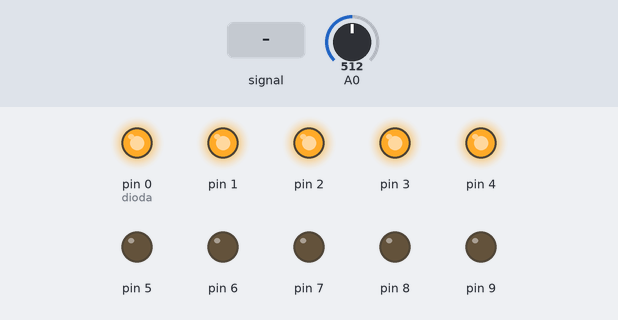
Recording of a sketch running on a simulated Arduino Uno, built with avr-gcc and run on an emulated ATmega328P. Shown: output pins drawn as LEDs (lit = HIGH). Dashed ring = blinking. Inputs (shaded band) come from the test bench; at power-on: A0 = 512.

Above: at 1.2 s.
1.3 s: A0 fed a 200 Hz sine of ±81 counts around its level
At 1.9 s:
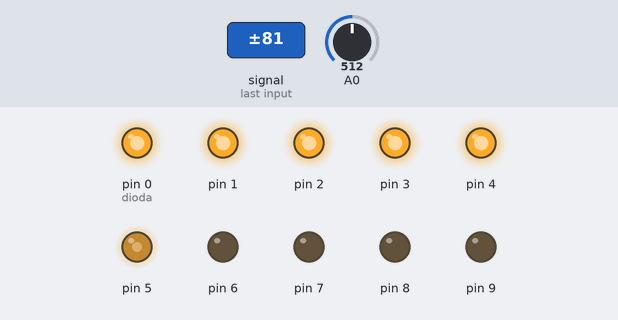
2.8 s: A0 set to 716
At 3.8 s:
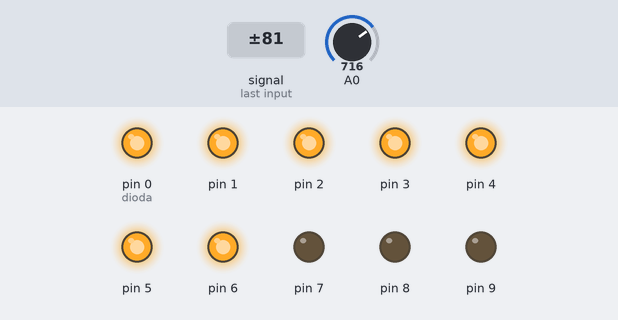
4.3 s: A0 fed a 1000 Hz sine of ±255 counts around its level
At 5.1 s:
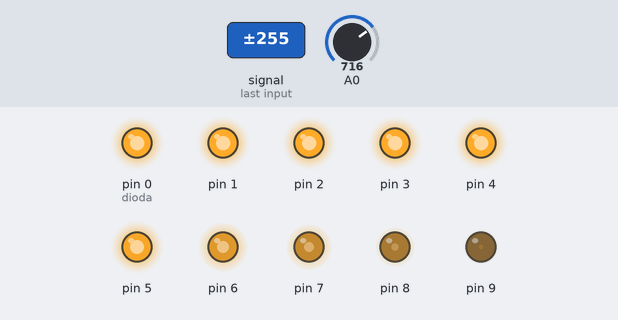
5.8 s: A0 fed a 2 Hz sine of ±306 counts around its level
At 6.18 s:
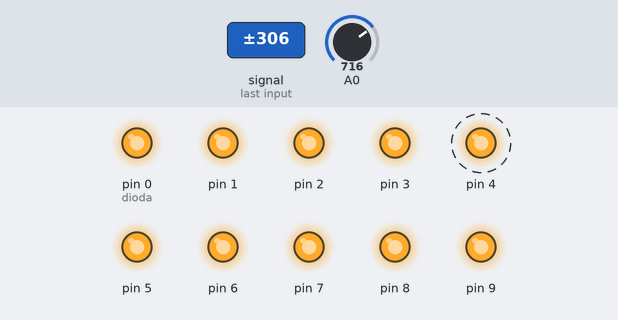
8.8 s: A0 set to 900
At 9.4 s:
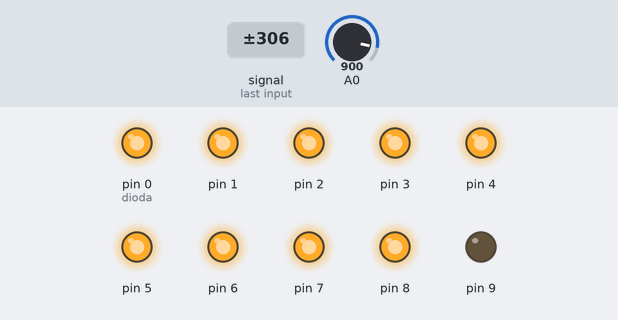
10.3 s: A0 set to 831
11.8 s: A0 set to 811
At 12.9 s:
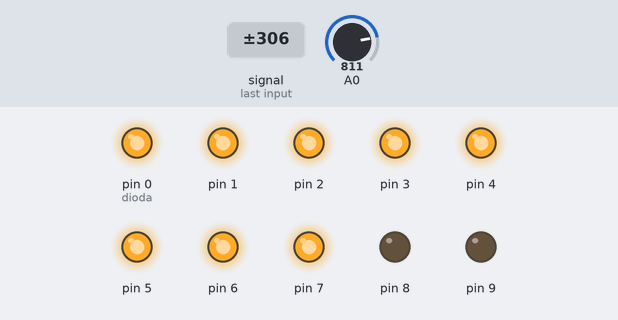
Timing chart, 0 to 14.3 s (numbered marks = the images above; inputs shaded):
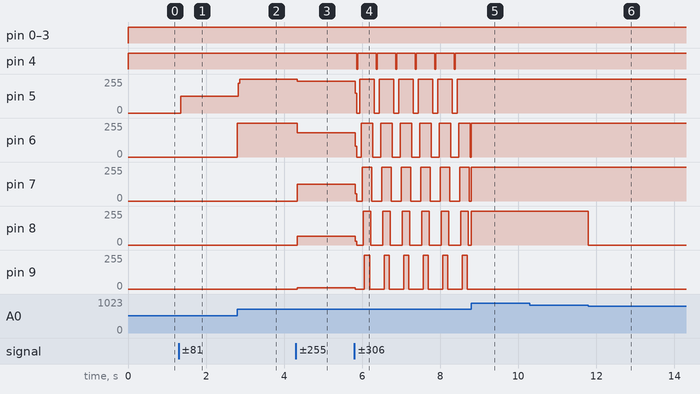

Measured:
- the behaviour switches between 825 and 824 on A0 (found by bisection; images 5 and 6)
- after the input at 1.3 s, pin 5: 0/255 → 124/255 after 0.05 s
- after the input at 2.8 s, pin 5: 124/255 → 255/255 at once; pin 6: 0/255 → 255/255 at once
- after the input at 4.3 s, pin 5: 255/255 → 240/255 at once; pin 6: 255/255 → 183/255 at once; pin 7: 0/255 → 125/255 at once; pin 8: 0/255 → 67/255 at once; pin 9: 0/255 → 9/255 at once
- after the input at 5.8 s, pin 4: alternates HIGH for 0.48 s and LOW for 0.02 s, starting after 0.06 s; pin 5: 240/255 → 149/255 at once, then moves between 0/255 and 255/255, repeating every 0.50 s
- after the input at 8.8 s, pin 4: stops changing and stays HIGH; pin 5: stops changing and stays 255/255; pin 9: stops changing and stays 0/255
- after the input at 10.3 s, every drawn part: stays the same
- after the input at 11.8 s, pin 8: 255/255 → 0/255 at once

The sketch:

fifth.ino
```cpp
int nap = 0;	//DEKLARACJA ZMIENNYCH
int dioda = 0;
void setup()	//DEKLARACJA PINOW
{
  pinMode(A0, INPUT);
  pinMode(0, OUTPUT);
  pinMode(1, OUTPUT);
  pinMode(2, OUTPUT);
  pinMode(3, OUTPUT);
  pinMode(4, OUTPUT);
  pinMode(5, OUTPUT);
  pinMode(6, OUTPUT);
  pinMode(7, OUTPUT);
  pinMode(8, OUTPUT);
  pinMode(9, OUTPUT);
}

void loop()
{
  if (analogRead(A0) >= nap + 1) {	//PETLA SPRAWDZAJACA CZY NAPIECIE ZOSTALO
    digitalWrite(dioda, HIGH);		//OSIAGNIETE JESLI TAK URUCHAMIA ODPOWIEDNIA DIODE
    nap = nap + 103;				//ZWIEKSZANIE ZMIENNEJ NAPIECIE
    dioda++;     					//INKREMENTACJA ODPOWIEDNIEJ DIODY
  } else {
      digitalWrite(dioda, LOW);		//WYLACZENIE DIODY W PRZYPADKU NIE OSIAGNIECIA
  	  nap = nap - 103;				//ODPOWIEDNIEGO NAPIECIA
  	  dioda--;
  }
}
```
